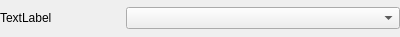
<?xml version="1.0" encoding="UTF-8"?>
<ui version="4.0">
 <class>ComboBoxEntity</class>
 <widget class="QWidget" name="ComboBoxEntity">
  <property name="geometry">
   <rect>
    <x>0</x>
    <y>0</y>
    <width>400</width>
    <height>37</height>
   </rect>
  </property>
  <property name="maximumSize">
   <size>
    <width>16777215</width>
    <height>37</height>
   </size>
  </property>
  <property name="windowTitle">
   <string>Form</string>
  </property>
  <layout class="QGridLayout" name="gridLayout">
   <property name="leftMargin">
    <number>0</number>
   </property>
   <property name="topMargin">
    <number>0</number>
   </property>
   <property name="rightMargin">
    <number>0</number>
   </property>
   <property name="bottomMargin">
    <number>0</number>
   </property>
   <item row="0" column="1">
    <widget class="QComboBox" name="comboBox"/>
   </item>
   <item row="0" column="0">
    <widget class="QLabel" name="label">
     <property name="minimumSize">
      <size>
       <width>60</width>
       <height>0</height>
      </size>
     </property>
     <property name="maximumSize">
      <size>
       <width>120</width>
       <height>16777215</height>
      </size>
     </property>
     <property name="text">
      <string>TextLabel</string>
     </property>
    </widget>
   </item>
  </layout>
 </widget>
 <resources/>
 <connections/>
</ui>
